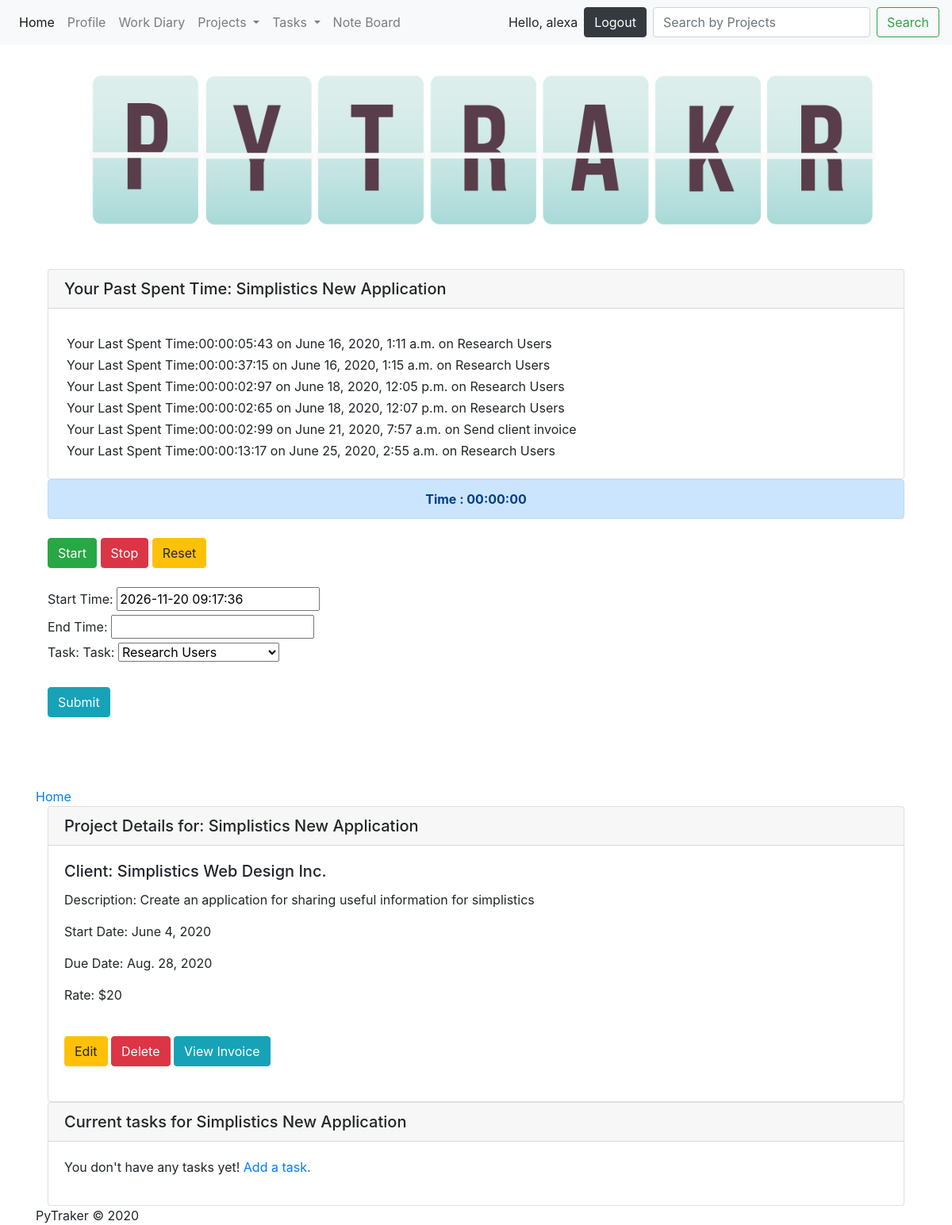
The app's page /PyTraker/details_project/2 (signed in), older data.
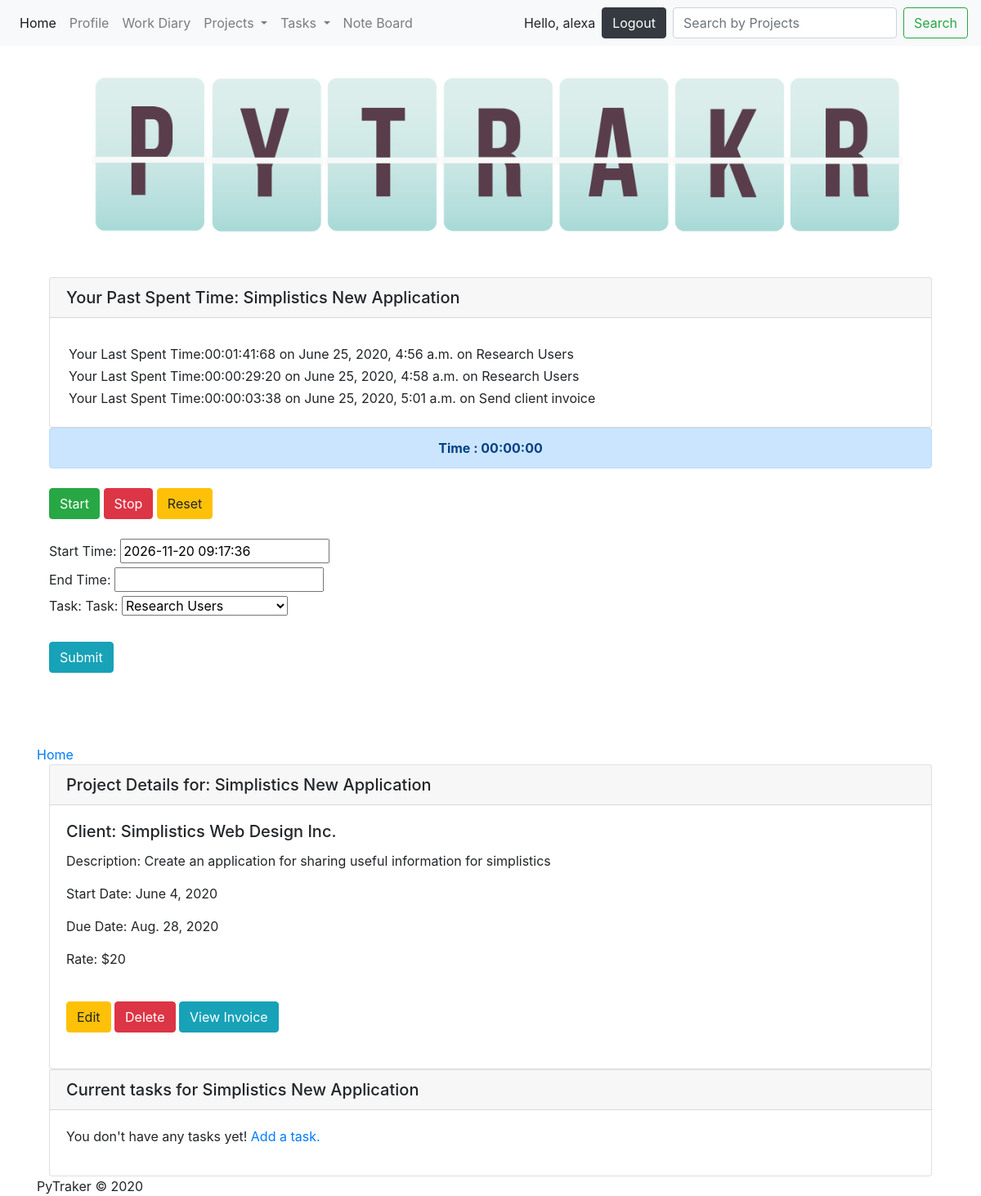
The same page, newer data.
### PyTraker/models.py (models this page shows, shortened)
class Projects(models.Model):
    name = models.CharField(max_length=50)
    description = models.TextField(max_length=250)
    clientID = models.ForeignKey(Clients, on_delete=models.CASCADE)
    payRate = models.IntegerField()
    startDate = models.DateTimeField()
    dueDate = models.DateTimeField()

class Timers(models.Model):
    startTime = models.DateTimeField()
    endTime = models.DateTimeField()
    totaltime = models.CharField(max_length=100,default="0")
    totalhours = models.DecimalField(max_digits=5, decimal_places=2, default=0)
    projectID = models.ForeignKey(Projects, on_delete=models.CASCADE,default='1')
    task = models.ForeignKey(Tasks, on_delete=models.CASCADE, default='4')

class Tasks(models.Model):
    projectID = models.ForeignKey(Projects, on_delete=models.CASCADE)
    name = models.CharField(max_length=50)
    description = models.TextField(max_length=250)
    complete = models.BooleanField(default=False)
    due_date = models.DateTimeField()
    def __str__(self):
        return self.name

class Clients(models.Model):
    name = models.CharField(max_length=50)
    email = models.CharField(max_length=50)
    phone = models.CharField(max_length=50)
    def __str__(self):
        return self.name

### PyTraker/views.py (the view, shortened to what this page needs)
# urls.py: path("PyTraker/details_project/<int:pk>", views.details_project, name="details_project"),
@login_required
def details_project(request, pk):
    project = get_object_or_404(Projects, pk=pk)
    date = datetime.now()
    timer = Timers.objects.filter(projectID=pk)
    task = Tasks.objects.filter(projectID=pk)
    tasks = Tasks.objects.filter(projectID_id=project.pk)
    try:
        invoice = Invoices.objects.get(projectID_id=pk)
    except Invoices.DoesNotExist:
        invoice = 'false'
    context = {
        'project':project,
        'time':defaultfilters.date(date, "h:i:s "),
        'stime':defaultfilters.date(date,'Y-m-d h:i:s'),
        'spentdate':defaultfilters.date(date,'Y-m-d'),
        'daylight':defaultfilters.date(date,''),
        'timer':timer,
        'task':task,
        'invoice':invoice
    }
    return render(request, 'PyTraker/details_project.html', context)

### PyTraker/templates/PyTraker/details_project.html (shortened to what this page needs)
{% extends "PyTraker/header.html" %}
{% block content %}
<div class="container">
<div class="card">
  <h5 class="card-header">Your Past Spent Time: {{ project.name }}</h5>
     <div class="card-body">
{% for time in timer %}
<p class="card-text" style="margin:3px">Your Last Spent Time:{{time.totaltime }} on {{ time.startTime }} on
    {{time.task}}
</p>
{% endfor %}
    </div>
</div>
</div>
<div class="container">
    <section id="stopWatch"> <p id="timer"  class="alert alert-primary" role="alert"> Time : 00:00:00 </p>
        <button id="start" class="btn btn-success" onclick="start()"> Start </button>
        <button id="stop" class="btn btn-danger" onclick="stop()"> Stop </button>
        <button id="reset" class="btn btn-warning" onclick="reset()"> Reset </button>
    </section>
    <form method="post" action="">
        <label>Start Time:</label>
        <input type="text" value="{{ stime }}" id="stime" name="stime"/><br/>
        <label>End Time:</label>
        <input type="text" value="" id="stoptime" name="stoptime" />
        <br/><label>Task:</label>
        <label>Task:</label>
        <select name="task">
            {% for t in task %}
            <option value="{{ t.id }}" name="task">{{ t.name }}</option>
            {% endfor %}
        </select>
        <br/><input type="submit" value="Submit" class="btn btn-info" name="submit" />
    </form>
</div>
    <br><br>
        <a href="/PyTraker/index">Home</a>
<div class="container">
<div class="card">
  <h5 class="card-header">Project Details for: {{ project.name }}</h5>
  <div class="card-body">
    <h5 class="card-title">Client: {{ project.clientID }}</h5>
    <p class="card-text">Description: {{ project.description }}</p>
          <p class="card-text">Start Date: {{ project.startDate.date }}</p>
          <p class="card-text">Due Date: {{ project.dueDate.date }}</p>
          <p class="card-text">Rate: ${{ project.payRate }}</p>
    <a href="/PyTraker/edit_project/{{ project.id }}" class="btn btn-warning">Edit</a>
    <a href="/PyTraker/delete_project/{{ project.id }}"  class="btn btn-danger"  id ='{{project.id}}'>Delete</a>
      {% if invoice == 'false' %}
      <a href="/PyTraker/new_invoice/{{ project.id }}" class="btn btn-info">Create Invoice</a>
      {% else %}
      <a href="/PyTraker/invoice/{{ project.id }}" class="btn btn-info">View Invoice</a>
    {% endif %}
  </div>
</div>
    <div class="card">
        <h5 class="card-header">Current tasks for {{ project.name }}</h5>
        <div class="card-body">
        {% if tasks %}
            <div class="list-group list-group-flush">
        {% for tasks in tasks %}
        <p class="list-group-item list-group-item-action"><a href="/PyTraker/task_detail/{{ tasks.id }}" class="d-inline-flex p-2">{{ tasks.name }}</a>
            <span><a href="/PyTraker/change_status/{{ tasks.id }}" class="d-inline-flex p-2 btn btn-success btn-circle float-right">&check;</a></span></p>
        {% endfor %}
        </div>
        {% else %}
            <p>You don't have any tasks yet! <a href="/PyTraker/new_task">Add a task.</a></p>
        {% endif %}
        </div>
    </div>
</div>
{% endblock %}

### PyTraker/templates/PyTraker/header.html (shortened to what this page needs)
<head>
    <link rel="stylesheet" href="https://stackpath.bootstrapcdn.com/bootstrap/4.5.0/css/bootstrap.min.css"
>
    <link rel="stylesheet" href="//code.jquery.com/ui/1.12.1/themes/base/jquery-ui.css">
     {% load static %}
    <link rel="stylesheet" type="text/css" href="{% static 'PyTraker/style.css' %}">
</head>
<body>
<header>
    <nav class="navbar navbar-expand-lg navbar-light bg-light">
  <div class="collapse navbar-collapse" id="navbarSupportedContent">
    <ul class="navbar-nav mr-auto">
      <li class="nav-item active">
        <a class="nav-link" href="/PyTraker/index">Home</a>
      </li>
        {% if user.is_authenticated %}
      <li class="nav-item">
        <a class="nav-link" href="/PyTraker/user_profile/{{ request.user.id }}">Profile</a>
      </li>
      <li class="nav-item">
        <a class="nav-link" href="/PyTraker/workdiary">Work Diary</a>
      </li>
      <li class="nav-item dropdown">
        <a class="nav-link dropdown-toggle" href="#" id="navbarDropdown" role="button" data-toggle="dropdown" aria-haspopup="true" aria-expanded="false">
          Projects
        </a>
      </li>
            <li class="nav-item dropdown">
        <a class="nav-link dropdown-toggle" href="#" id="navbarDropdown" role="button" data-toggle="dropdown" aria-haspopup="true" aria-expanded="false">
          Tasks
        </a>
      </li>
      <li class="nav-item">
        <a class="nav-link" href="/PyTraker/noteboard">Note Board</a>
      </li>
    </ul>
      <div class="nav-item">Hello, {{ request.user }} </div>  <a href="#" onClick="document.getElementById('logoutform').submit()"><button type="button" class="btn btn-dark" id="logout-btn">Logout</button></a>
{% else %}
<a href="{% url 'PyTraker:sign_up' %}" class="nav-link"  >Sign up</a>  <a href="/PyTraker/login/?next=/" class="nav-link" >Login</a>
{% endif %}
    {% if user.is_authenticated %}
    <form class="form-inline my-2 my-lg-0" action="/search" method="get">
      <input class="form-control mr-sm-2"name='q' type="text" placeholder="Search by Projects" aria-label="Search">
      <button class="btn btn-outline-success my-2 my-sm-0" type="submit">Search</button>
    </form>
    {% endif %}
  </div>
</nav>
</header>
<div class="container">
{% load static %}
<img src="{% static "PyTraker/logo.png" %}" alt="My logo" id="logo">
{% block content %}
{% endblock %}
<footer>PyTraker &#169; 2020 </footer>
 </body>

### PyTraker/static/PyTraker/style.css (style rules this page uses)
#logo { max-width: 100%; height: auto; margin-left: auto; margin-right: auto; }
.btn { margin-top:1.5em; margin-bottom:1.5em; }
#logout-btn { margin-top:0; margin-left:0.5em; margin-right:0.5em; margin-bottom:0; }
.alert { text-align:center; margin:auto; font-weight:bold; }

Row changes from the older to the newer data that the page shows:
removed Timers: totaltime "00:00:05:43", startTime "June 16, 2020, 1:11 a.m.", task "Research Users"
removed Timers: totaltime "00:00:02:97", startTime "June 18, 2020, 12:05 p.m.", task "Research Users"
removed Timers: totaltime "00:00:02:65", startTime "June 18, 2020, 12:07 p.m.", task "Research Users"
removed Timers: totaltime "00:00:02:99", startTime "June 21, 2020, 7:57 a.m.", task "Send client invoice"
removed Timers: totaltime "00:00:13:17", startTime "June 25, 2020, 2:55 a.m.", task "Research Users"
changed Timers: totaltime "00:00:37:15" → "00:01:41:68"; startTime "June 16, 2020, 1:15 a.m." → "June 25, 2020, 4:56 a.m."
added Timers: totaltime "00:00:29:20", startTime "June 25, 2020, 4:58 a.m.", task "Research Users"
added Timers: totaltime "00:00:03:38", startTime "June 25, 2020, 5:01 a.m.", task "Send client invoice"
